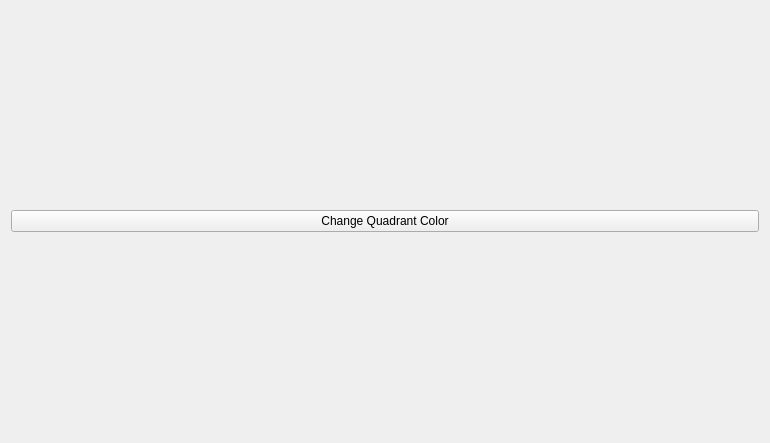
<?xml version="1.0" encoding="UTF-8"?>
<ui version="4.0">
 <class>SettingsEisenhower</class>
 <widget class="QWidget" name="SettingsEisenhower">
  <property name="geometry">
   <rect>
    <x>0</x>
    <y>0</y>
    <width>770</width>
    <height>443</height>
   </rect>
  </property>
  <layout class="QVBoxLayout">
   <item>
    <widget class="QPushButton" name="changeQuadrantColor">
     <property name="text">
      <string>Change Quadrant Color</string>
     </property>
    </widget>
   </item>
  </layout>
 </widget>
 <resources/>
 <connections/>
</ui>
